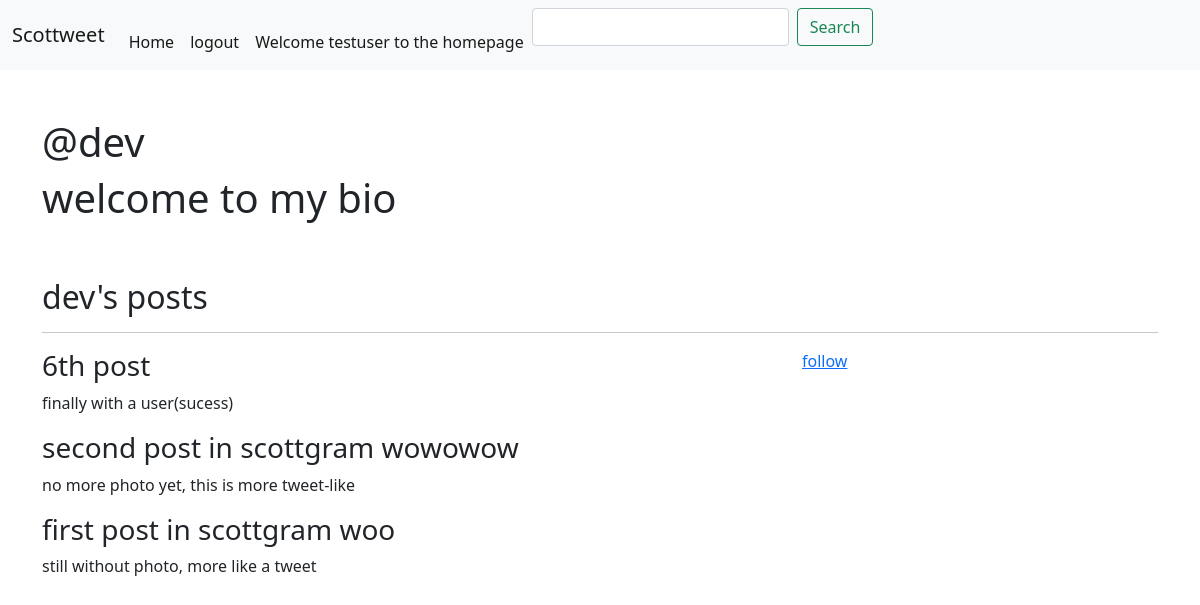
The app's page /profile/3/ (signed in), older data.
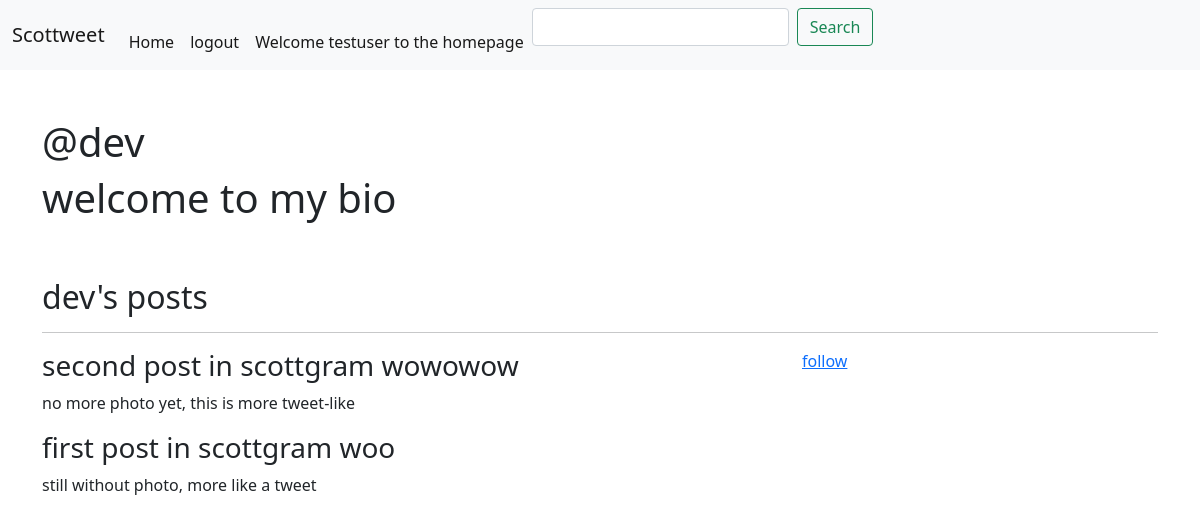
The same page, newer data.
### feed/models.py (models this page shows, shortened)
class Post(models.Model):
    author = models.ForeignKey(User, on_delete=models.CASCADE)
    title = models.CharField(max_length=200)
    description = models.CharField(max_length=200)
    created = models.DateTimeField(auto_now_add=True)
    published_date = models.DateTimeField(blank=True, null=True)
    likes = models.ManyToManyField(User, related_name='postlike')
    class Meta:
        ordering = ('-created',)

### accounts/views.py (the view)
# urls.py: path('profile/<pk>/',profile_detail, name='profile_detail' ),
def profile_detail(request,pk):
    profile = Profile.objects.get(pk=pk)
    my_profile = Profile.objects.get(user=request.user)
    my_profile_following = my_profile.following.filter(id=profile.user.id)
    is_following = profile.following.filter(id=request.user.id)
    posts = Post.objects.filter(author=profile.user)
    return render(request, 'accounts/profiledetail.html',{'profile':profile,'is_following':is_following,'my_profile':my_profile,'my_profile_following':my_profile_following,'posts':posts})

### templates/accounts/profiledetail.html
{% extends 'base.html' %}
{% block content %}
{% include "navbar.html" %}
<div class="container">
    <div class="row">
        <div class="col-6 my-5">
            <h1>@{{profile.user}}</h1>
            <h1>{{profile.bio}}</h1>
        </div>
    </div>
    <h2> {{profile.user}}'s posts </h2>
    <hr>
    <div class="row">
        <div class="col-8">
            {% for post in posts %}
                <h3>{{ post.title }}</h3>
                <p>{{ post.description }}</p>
            {% endfor %}
        </div>
        <div class="col-4">
            {% if profile.user in my_profile_following %}
            <a href="{% url 'follow_unfollow' profile.pk %}">unfollow</a>
            {% else %}
            <a href="{% url 'follow_unfollow' profile.pk %}">follow</a>
            {% endif %}
        </div>
    </div>
{% endblock %}`

Row changes from the older to the newer data that the page shows:
removed Post: title "6th post", description "finally with a user(sucess)"
